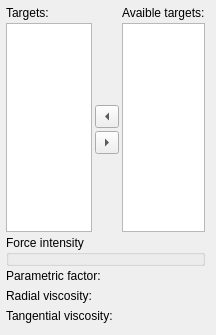
<?xml version="1.0" encoding="UTF-8"?>
<ui version="4.0">
 <class>CForcePage</class>
 <widget class="QWidget" name="CForcePage">
  <property name="geometry">
   <rect>
    <x>0</x>
    <y>0</y>
    <width>212</width>
    <height>335</height>
   </rect>
  </property>
  <property name="windowTitle">
   <string>Form</string>
  </property>
  <layout class="QGridLayout" name="gridLayout">
   <property name="leftMargin">
    <number>6</number>
   </property>
   <property name="topMargin">
    <number>6</number>
   </property>
   <property name="bottomMargin">
    <number>6</number>
   </property>
   <property name="spacing">
    <number>3</number>
   </property>
   <item row="0" column="0">
    <widget class="QLabel" name="label_2">
     <property name="text">
      <string>Targets:</string>
     </property>
    </widget>
   </item>
   <item row="0" column="2">
    <widget class="QLabel" name="label_3">
     <property name="text">
      <string>Avaible targets:</string>
     </property>
    </widget>
   </item>
   <item row="1" column="0" rowspan="4">
    <widget class="QListWidget" name="targetsListWidget">
     <property name="sizePolicy">
      <sizepolicy hsizetype="Preferred" vsizetype="Expanding">
       <horstretch>0</horstretch>
       <verstretch>0</verstretch>
      </sizepolicy>
     </property>
    </widget>
   </item>
   <item row="1" column="1">
    <spacer name="verticalSpacer_3">
     <property name="orientation">
      <enum>Qt::Vertical</enum>
     </property>
     <property name="sizeHint" stdset="0">
      <size>
       <width>20</width>
       <height>57</height>
      </size>
     </property>
    </spacer>
   </item>
   <item row="1" column="2" rowspan="4">
    <widget class="QListWidget" name="avaibleTargetsListWidget">
     <property name="sizePolicy">
      <sizepolicy hsizetype="Preferred" vsizetype="Expanding">
       <horstretch>0</horstretch>
       <verstretch>0</verstretch>
      </sizepolicy>
     </property>
    </widget>
   </item>
   <item row="4" column="1">
    <spacer name="verticalSpacer_2">
     <property name="orientation">
      <enum>Qt::Vertical</enum>
     </property>
     <property name="sizeHint" stdset="0">
      <size>
       <width>20</width>
       <height>56</height>
      </size>
     </property>
    </spacer>
   </item>
   <item row="5" column="0" colspan="3">
    <widget class="NLQT::CAttribFloatWidget" name="forceIntensityWidget">
     <property name="title">
      <string>Force intensity</string>
     </property>
    </widget>
   </item>
   <item row="6" column="0" colspan="3">
    <widget class="QLabel" name="parametricFactorLabel">
     <property name="text">
      <string>Parametric factor:</string>
     </property>
    </widget>
   </item>
   <item row="7" column="0" colspan="3">
    <widget class="NLQT::CEditRangeFloatWidget" name="parametricFactorWidget" native="true"/>
   </item>
   <item row="8" column="0">
    <widget class="QLabel" name="radialViscosityLabel">
     <property name="text">
      <string>Radial viscosity:</string>
     </property>
    </widget>
   </item>
   <item row="9" column="0" colspan="3">
    <widget class="NLQT::CEditRangeFloatWidget" name="radialViscosityWidget" native="true"/>
   </item>
   <item row="10" column="0" colspan="2">
    <widget class="QLabel" name="tangentialViscosityLabel">
     <property name="text">
      <string>Tangential viscosity:</string>
     </property>
    </widget>
   </item>
   <item row="11" column="0" colspan="3">
    <widget class="NLQT::CEditRangeFloatWidget" name="tangentialViscosityWidget" native="true"/>
   </item>
   <item row="12" column="0" colspan="3">
    <widget class="NLQT::CDirectionWidget" name="directionWidget" native="true"/>
   </item>
   <item row="2" column="1">
    <widget class="QToolButton" name="toTargetsButton">
     <property name="maximumSize">
      <size>
       <width>30</width>
       <height>16777215</height>
      </size>
     </property>
     <property name="text">
      <string/>
     </property>
     <property name="arrowType">
      <enum>Qt::LeftArrow</enum>
     </property>
    </widget>
   </item>
   <item row="3" column="1">
    <widget class="QToolButton" name="toAvaibleTargetsButton">
     <property name="maximumSize">
      <size>
       <width>30</width>
       <height>16777215</height>
      </size>
     </property>
     <property name="text">
      <string/>
     </property>
     <property name="arrowType">
      <enum>Qt::RightArrow</enum>
     </property>
    </widget>
   </item>
  </layout>
 </widget>
 <customwidgets>
  <customwidget>
   <class>NLQT::CEditRangeFloatWidget</class>
   <extends>QWidget</extends>
   <header>edit_range_widget.h</header>
   <container>1</container>
  </customwidget>
  <customwidget>
   <class>NLQT::CDirectionWidget</class>
   <extends>QWidget</extends>
   <header>direction_widget.h</header>
   <container>1</container>
  </customwidget>
  <customwidget>
   <class>NLQT::CAttribFloatWidget</class>
   <extends>QGroupBox</extends>
   <header>attrib_widget.h</header>
   <container>1</container>
  </customwidget>
 </customwidgets>
 <resources/>
 <connections/>
</ui>
